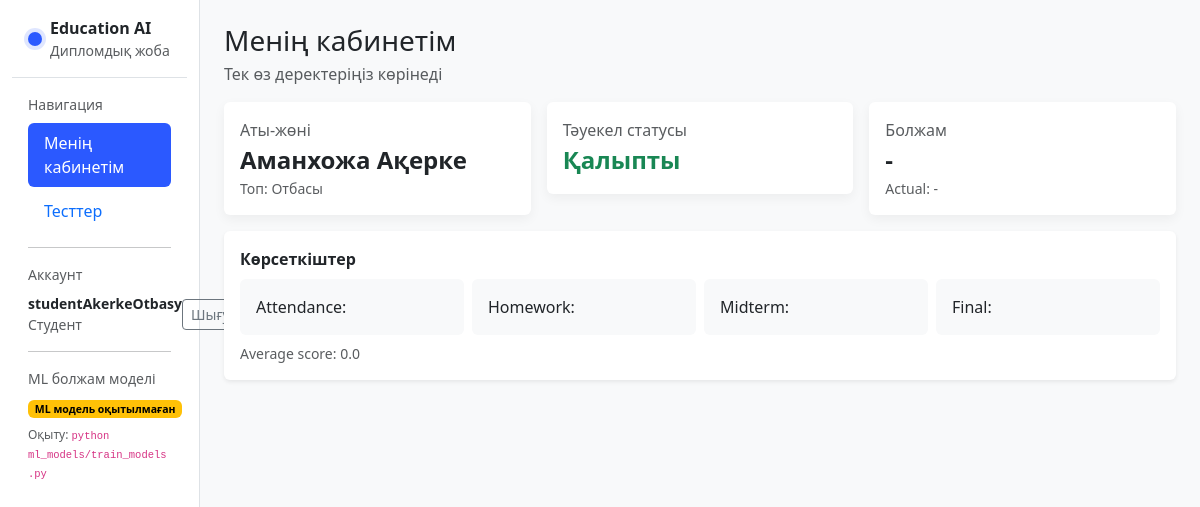
Page /me/ (signed in) on the committed database.
### students/models.py (models this page shows, shortened)
class Student(models.Model):
    PERFORMANCE_CHOICES = [
        ("Жоғары", "Жоғары"),
        ("Орташа", "Орташа"),
        ("Төмен", "Төмен"),
    ]
    user = models.OneToOneField(
        settings.AUTH_USER_MODEL,
        on_delete=models.SET_NULL,
        null=True,
        blank=True,
        related_name="student_profile",
    )
    name = models.CharField(max_length=150)
    group = models.CharField(max_length=50, blank=True, default="")
    can_access_platform = models.BooleanField(default=False)
    predicted_performance = models.CharField(
        max_length=20,
        choices=PERFORMANCE_CHOICES,
        blank=True,
        null=True,
    )
    created_at = models.DateTimeField(auto_now_add=True)
    def average_score(self) -> float:
        subs = self.submissions.filter(submitted_at__isnull=False)
        if not subs.exists():
            return 0.0
        return round(sum(float(s.percent or 0) for s in subs) / subs.count(), 2)
    def risk_status(self) -> str:
        subs = self.submissions.filter(submitted_at__isnull=False).order_by("-submitted_at")
        if not subs.exists():
            return "Қалыпты"
        last_sub = subs.first()
        avg_percent = self.average_score()
        if float(last_sub.percent or 0) < 50 or avg_percent < 60:
            return "Тәуекел"
        return "Қалыпты"

### students/views.py (the view)
# urls.py: path("me/", views.student_dashboard, name="student_dashboard"),
@login_required
@student_required
def student_dashboard(request):
    student_profile = getattr(request.user, "student_profile", None)
    if not student_profile:
        return HttpResponseForbidden("Сіз студент аккаунтымен кірмедіңіз.")
    return render(request, "students/student_dashboard.html", {
        "student": student_profile,
        "model_ready": model_ready(),
    })

### students/context_processors.py (called while the page is built)
def role_flags(request):
    user = request.user
    if not user.is_authenticated:
        return {
            "is_admin": False,
            "is_teacher": False,
            "is_student": False,
        }
    return {
        "is_admin": is_admin(user),
        "is_teacher": is_teacher(user),
        "is_student": is_student(user),
    }

### students/permissions.py (called while the page is built)
def is_admin(user):
    return user.is_authenticated and user.is_superuser

def is_teacher(user):
    return user.is_authenticated and user.groups.filter(name="Teacher").exists()

def is_student(user):
    return user.is_authenticated and user.groups.filter(name="Student").exists()

def student_required(view_func):
    @wraps(view_func)
    def _wrapped(request, *args, **kwargs):
        if not is_student(request.user):
            return HttpResponseForbidden("Бұл бөлімге тек студент кіре алады.")
        student_profile = getattr(request.user, "student_profile", None)
        if not student_profile or not student_profile.can_access_platform:
            return HttpResponseForbidden("Сізге платформаға доступ берілмеген.")
        return view_func(request, *args, **kwargs)
    return _wrapped

### students/services_ml.py (called while the page is built)
def model_ready() -> bool:
    return (
        CLASSIFIER_PATH.exists()
        and REGRESSOR_PATH.exists()
        and SCALER_PATH.exists()
        and METRICS_PATH.exists()
    )

### students/templates/students/student_dashboard.html (shortened to what this page needs)
{% extends "students/base.html" %}
{% block content %}
  <h3 class="mb-1">Менің кабинетім</h3>
  <div class="text-muted mb-3">Тек өз деректеріңіз көрінеді</div>
  <div class="row g-3">
    <div class="col-md-4">
      <div class="card kpi-card">
        <div class="card-body">
          <div class="text-muted">Аты-жөні</div>
          <div class="fw-bold fs-4">{{ student.name }}</div>
          <div class="text-muted small">Топ: {{ student.group|default:"-" }}</div>
        </div>
      </div>
    </div>
    <div class="col-md-4">
      <div class="card kpi-card">
        <div class="card-body">
          <div class="text-muted">Тәуекел статусы</div>
          {% if student.risk_status == "Тәуекел" %}
            <div class="fw-bold fs-4 text-danger">Тәуекел</div>
          {% else %}
            <div class="fw-bold fs-4 text-success">Қалыпты</div>
          {% endif %}
        </div>
      </div>
    </div>
    <div class="col-md-4">
      <div class="card kpi-card">
        <div class="card-body">
          <div class="text-muted">Болжам</div>
          <div class="fw-bold fs-4">{{ student.predicted_performance|default:"-" }}</div>
          <div class="text-muted small">Actual: {{ student.actual_performance|default:"-" }}</div>
        </div>
      </div>
    </div>
  </div>
  <div class="card border-0 shadow-sm mt-3">
    <div class="card-body">
      <div class="fw-semibold mb-2">Көрсеткіштер</div>
      <div class="row g-2">
        <div class="col-md-3"><div class="p-3 bg-light rounded">Attendance: <b>{{ student.attendance }}</b></div></div>
        <div class="col-md-3"><div class="p-3 bg-light rounded">Homework: <b>{{ student.homework }}</b></div></div>
        <div class="col-md-3"><div class="p-3 bg-light rounded">Midterm: <b>{{ student.midterm }}</b></div></div>
        <div class="col-md-3"><div class="p-3 bg-light rounded">Final: <b>{{ student.final }}</b></div></div>
      </div>
      <div class="text-muted small mt-2">Average score: {{ student.average_score }}</div>
    </div>
  </div>
{% endblock %}

### students/templates/students/base.html (shortened to what this page needs)
{% load static %}
<!doctype html>
<html lang="kk">
<head>
  <link href="https://cdn.jsdelivr.net/npm/bootstrap@5.3.3/dist/css/bootstrap.min.css" rel="stylesheet">
  <link rel="stylesheet" href="{% static 'css/app.css' %}">
</head>
<body class="bg-light">
  <div class="container-fluid">
    <div class="row min-vh-100">
      <aside class="col-md-3 col-lg-2 bg-white sidebar border-end">
        <div class="p-3 border-bottom d-flex align-items-center gap-2">
          <div class="logo-dot"></div>
          <div>
            <div class="fw-bold">Education AI</div>
            <div class="text-muted small">Дипломдық жоба</div>
          </div>
        </div>
        <div class="p-3">
          <div class="small text-muted mb-2">Навигация</div>
          <div class="nav nav-pills flex-column gap-1">
            {% if is_student %}
              <a class="nav-link {% if request.resolver_match.url_name == 'student_dashboard' %}active{% endif %}"
                 href="{% url 'student_dashboard' %}">
                Менің кабинетім
              </a>
              <a class="nav-link {% if request.resolver_match.url_name == 'quiz_list_student' or request.resolver_match.url_name == 'quiz_take' %}active{% endif %}"
                 href="{% url 'quiz_list_student' %}">
                Тесттер
              </a>
            {% endif %}
          </div>
          <hr>
          <div class="small text-muted mb-2">Аккаунт</div>
          <div class="d-flex align-items-center justify-content-between">
            <div class="small">
              <div class="fw-semibold">{{ request.user.username }}</div>
              <div class="text-muted">
                {% if is_admin %}
                  Админ
                {% elif is_teacher %}
                  Мұғалім
                {% elif is_student %}
                  Студент
                {% else %}
                  Пайдаланушы
                {% endif %}
              </div>
            </div>
            <a class="btn btn-sm btn-outline-secondary" href="{% url 'logout' %}">
              Шығу
            </a>
          </div>
          <hr>
          <div class="small text-muted mb-2">ML болжам моделі</div>
          <div class="small">
            {% if model_ready %}
              <span class="badge text-bg-success">ML модель дайын</span>
            {% else %}
              <span class="badge text-bg-warning">ML модель оқытылмаған</span>
              <div class="text-muted mt-2" style="font-size:12px;">
                Оқыту: <code>python ml_models/train_models.py</code>
              </div>
            {% endif %}
          </div>
        </div>
      </aside>
      <main class="col-md-9 col-lg-10 p-4">
        {% block content %}{% endblock %}
      </main>
    </div>
  </div>
</body>
</html>

### static/css/app.css (style rules this page uses)
:root { --brand:#2b59ff; }
.logo-dot { width:14px;height:14px;border-radius:999px;background:var(--brand); box-shadow:0 0 0 4px rgba(43,89,255,.15); }
.sidebar { min-height:100vh; }
.nav-pills .nav-link.active { background:var(--brand); }
.kpi-card { border:0; box-shadow:0 .25rem .75rem rgba(0,0,0,.05); }

### rows in the picture
Student: name "Аманхожа Ақерке", group "Отбасы", predicted_performance "-", average_score "0.0"

### other values in the picture
{{ request.user.username }} "studentAkerkeOtbasy"
{{ student.actual_performance|default:"-" }} "-"
